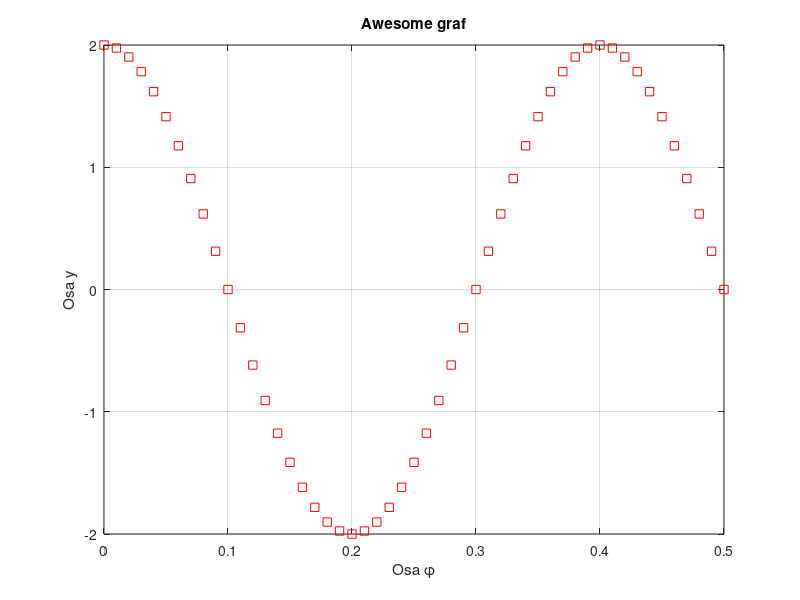

MATLAB code for this plot:
clc 
clear
clc

t=0:0.01:0.5;
T=0.4; f=1/T, A=2; fi=pi/2;

y = A*sin(2*pi*f*t+fi);

plot(t,y, 'sr')
title('Awesome graf')
xlabel('Osa \phi')
ylabel('Osa y')
grid on 